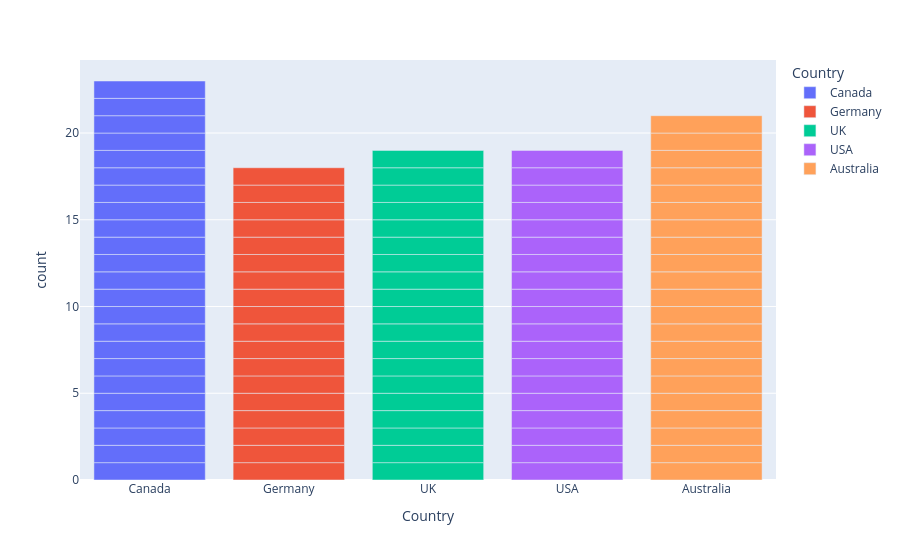

Notebook cell for this chart:
### Code cell
px.bar(df,x="Country", color="Country")

### Figure 1 — Plotly figure (JSON) as saved in the notebook; plotly's stock layout.template omitted (floating-point values rounded to 4 significant figures)
{"data": [{"hovertemplate": "Country=%{x}<br>count=%{y}<extra></extra>", "legendgroup": "Canada", "marker": {"color": "#636efa", "pattern": {"shape": ""}}, "name": "Canada", "orientation": "v", "showlegend": true, "textposition": "auto", "type": "bar", "x": ["Canada", "Canada", "Canada", "Canada", "Canada", "Canada", "Canada", "Canada", "Canada", "Canada", "Canada", "Canada", "Canada", "Canada", "Canada", "Canada", "Canada", "Canada", "Canada", "Canada", "Canada", "Canada", "Canada"], "xaxis": "x", "y": [1, 1, 1, 1, 1, 1, 1, 1, 1, 1, 1, 1, 1, 1, 1, 1, 1, 1, 1, 1, 1, 1, 1], "yaxis": "y"}, {"hovertemplate": "Country=%{x}<br>count=%{y}<extra></extra>", "legendgroup": "Germany", "marker": {"color": "#EF553B", "pattern": {"shape": ""}}, "name": "Germany", "orientation": "v", "showlegend": true, "textposition": "auto", "type": "bar", "x": ["Germany", "Germany", "Germany", "Germany", "Germany", "Germany", "Germany", "Germany", "Germany", "Germany", "Germany", "Germany", "Germany", "Germany", "Germany", "Germany", "Germany", "Germany"], "xaxis": "x", "y": [1, 1, 1, 1, 1, 1, 1, 1, 1, 1, 1, 1, 1, 1, 1, 1, 1, 1], "yaxis": "y"}, {"hovertemplate": "Country=%{x}<br>count=%{y}<extra></extra>", "legendgroup": "UK", "marker": {"color": "#00cc96", "pattern": {"shape": ""}}, "name": "UK", "orientation": "v", "showlegend": true, "textposition": "auto", "type": "bar", "x": ["UK", "UK", "UK", "UK", "UK", "UK", "UK", "UK", "UK", "UK", "UK", "UK", "UK", "UK", "UK", "UK", "UK", "UK", "UK"], "xaxis": "x", "y": [1, 1, 1, 1, 1, 1, 1, 1, 1, 1, 1, 1, 1, 1, 1, 1, 1, 1, 1], "yaxis": "y"}, {"hovertemplate": "Country=%{x}<br>count=%{y}<extra></extra>", "legendgroup": "USA", "marker": {"color": "#ab63fa", "pattern": {"shape": ""}}, "name": "USA", "orientation": "v", "showlegend": true, "textposition": "auto", "type": "bar", "x": ["USA", "USA", "USA", "USA", "USA", "USA", "USA", "USA", "USA", "USA", "USA", "USA", "USA", "USA", "USA", "USA", "USA", "USA", "USA"], "xaxis": "x", "y": [1, 1, 1, 1, 1, 1, 1, 1, 1, 1, 1, 1, 1, 1, 1, 1, 1, 1, 1], "yaxis": "y"}, {"hovertemplate": "Country=%{x}<br>count=%{y}<extra></extra>", "legendgroup": "Australia", "marker": {"color": "#FFA15A", "pattern": {"shape": ""}}, "name": "Australia", "orientation": "v", "showlegend": true, "textposition": "auto", "type": "bar", "x": ["Australia", "Australia", "Australia", "Australia", "Australia", "Australia", "Australia", "Australia", "Australia", "Australia", "Australia", "Australia", "Australia", "Australia", "Australia", "Australia", "Australia", "Australia", "Australia", "Australia", "Australia"], "xaxis": "x", "y": [1, 1, 1, 1, 1, 1, 1, 1, 1, 1, 1, 1, 1, 1, 1, 1, 1, 1, 1, 1, 1], "yaxis": "y"}], "layout": {"barmode": "relative", "legend": {"title": {"text": "Country"}, "tracegroupgap": 0}, "margin": {"t": 60}, "xaxis": {"anchor": "y", "categoryarray": ["Canada", "Germany", "UK", "USA", "Australia"], "categoryorder": "array", "domain": [0, 1], "title": {"text": "Country"}}, "yaxis": {"anchor": "x", "domain": [0, 1], "title": {"text": "count"}}}}
